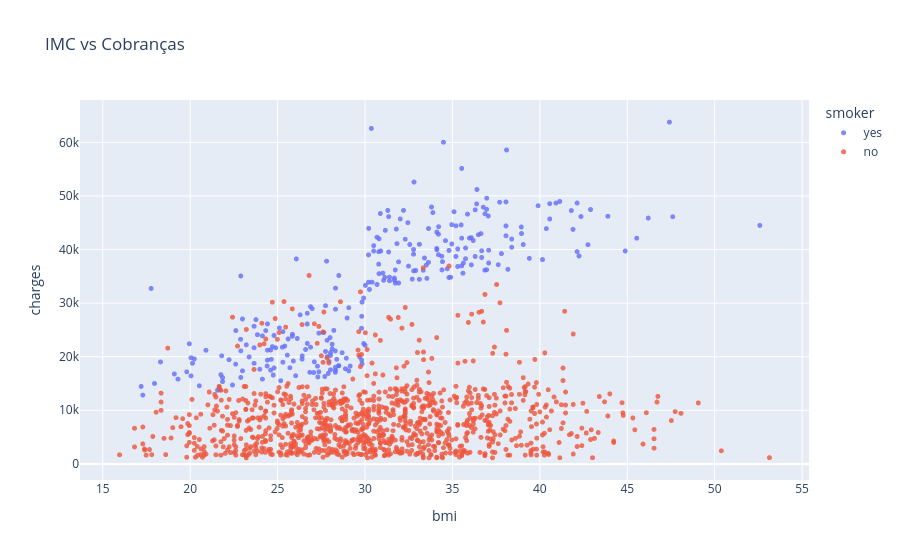

Source (notebook cell):
### Code cell
fig = px.scatter(df,
                 x='bmi',
                 y='charges',
                 color='smoker',
                 opacity=0.8,
                 hover_data=['sex'],
                 title='IMC vs Cobranças')

fig.update_traces(marker_size=5)
fig.show()

### Figure 1 — Plotly figure (JSON) as saved in the notebook; plotly's stock layout.template omitted (floating-point values rounded to 4 significant figures; data arrays with more than 128 entries replaced by an {"elided": "..."} marker saying what was removed)
{"data": [{"customdata": {"elided": "274x1 str values"}, "hovertemplate": "smoker=yes<br>bmi=%{x}<br>charges=%{y}<br>sex=%{customdata[0]}<extra></extra>", "legendgroup": "yes", "marker": {"color": "#636efa", "opacity": 0.8, "size": 5, "symbol": "circle"}, "mode": "markers", "name": "yes", "showlegend": true, "type": "scattergl", "x": {"elided": "274 float values"}, "xaxis": "x", "y": {"elided": "274 float values"}, "yaxis": "y"}, {"customdata": {"elided": "1064x1 str values"}, "hovertemplate": "smoker=no<br>bmi=%{x}<br>charges=%{y}<br>sex=%{customdata[0]}<extra></extra>", "legendgroup": "no", "marker": {"color": "#EF553B", "opacity": 0.8, "size": 5, "symbol": "circle"}, "mode": "markers", "name": "no", "showlegend": true, "type": "scattergl", "x": {"elided": "1064 float values"}, "xaxis": "x", "y": {"elided": "1064 float values"}, "yaxis": "y"}], "layout": {"legend": {"title": {"text": "smoker"}, "tracegroupgap": 0}, "title": {"text": "IMC vs Cobranças"}, "xaxis": {"anchor": "y", "domain": [0, 1], "title": {"text": "bmi"}}, "yaxis": {"anchor": "x", "domain": [0, 1], "title": {"text": "charges"}}}}
